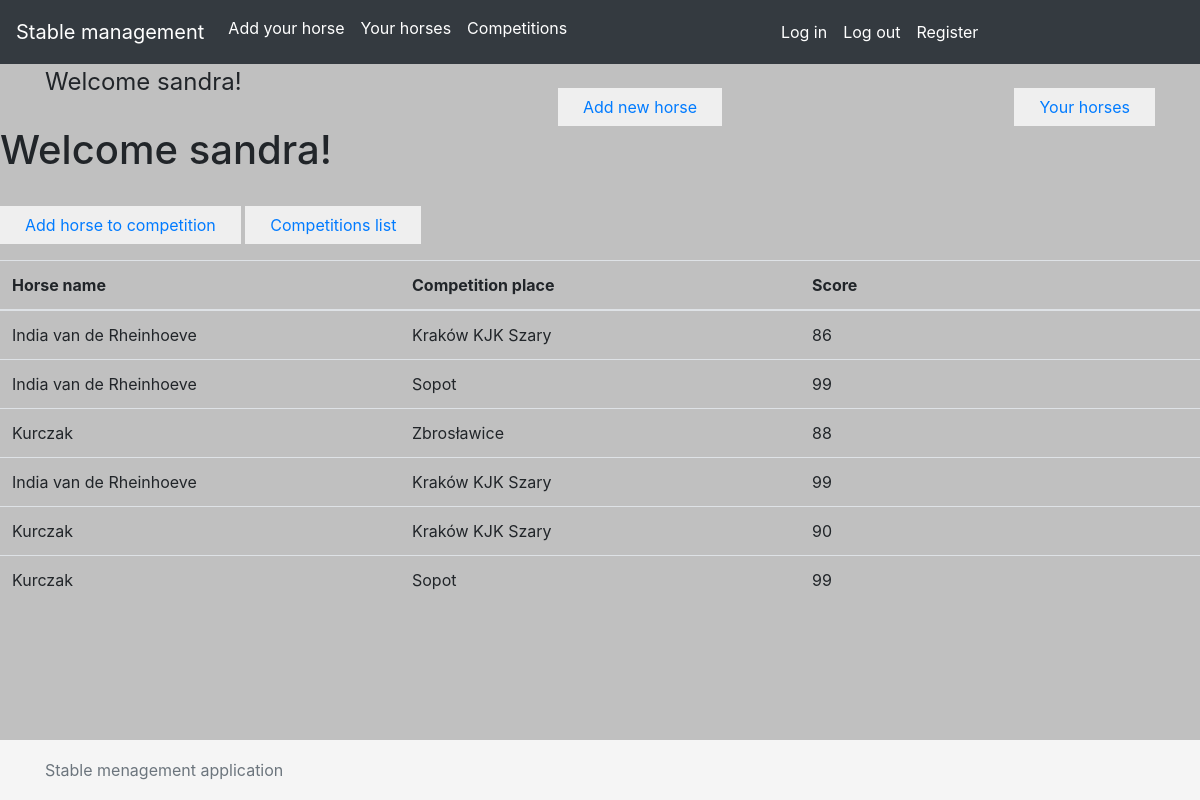
Screenshot of /stable_schedule/horse/competitions/summary/ (signed in) with the database file from the repository.
### stable_schedule/models.py (models this page shows)
class HorseCompetition(models.Model):
    horse = models.ForeignKey(Horse, on_delete=models.CASCADE)
    competition = models.ForeignKey(Competition, on_delete=models.CASCADE)
    score = models.IntegerField()

class Horse(models.Model):
    name = models.CharField (max_length=64)
    age = models.IntegerField()
    pedigree = models.CharField(max_length=100)
    owner = models.ForeignKey(User, on_delete=models.CASCADE, related_name='horses')
    competitions = models.ManyToManyField('Competition', related_name='horses')

class Competition(models.Model):
    place = models.CharField(max_length=64)
    date = models.DateField()

### stable_schedule/views.py (the view)
# urls.py: path('horse/competitions/summary/', views.HorseCompetitionView.as_view(), name='competition_summary'),
class HorseCompetitionView(View):
    def get(self, request):
        horsecompetitions = HorseCompetition.objects.all()
        return render(request, 'horsecompetitions_list.html', {'horsecompetitions': horsecompetitions})

### templates/horsecompetitions_list.html
{% extends 'base.html' %}
{% block content %}
    <h1>Welcome {{ user }}!</h1>
    <p><button class="btn btn-color rounded-0 mt-4 pl-4 pr-4">
                <a href="/stable_schedule/horse/competitions/add_horse/">Add horse to competition</a>
            </button>
                <button class="btn btn-color rounded-0 mt-4 pl-4 pr-4">
                <a href="/stable_schedule/horse/competitions/list/">Competitions list</a>
            </button>
    </p>
    <table class="table">
    <thead>
    <tr>
      <th scope="col" class="col-2">Horse name</th>
      <th scope="col" class="col-1">Competition place</th>
      <th scope="col" class="col-1">Score</th>
    </tr>
  </thead>
    <tbody>
    {%  for horsecompetition in horsecompetitions %}
    <tr>
      <td class="col-2">
          {{ horsecompetition.horse.name }}<br>
      </td>
        <td class="col-2"> {{ horsecompetition.competition.place }}
        </td>
        <td class="col-2">{{ horsecompetition.score }}
        </td>
    </tr>
      {% endfor %}
  </tbody>
</table>
{% endblock %}

### templates/base.html (shortened to what this page needs)
<!DOCTYPE html>
{% load static %}
<html lang="en">
<head>
  <link rel="stylesheet" href="https://maxcdn.bootstrapcdn.com/bootstrap/4.0.0/css/bootstrap.min.css">
</head>
<body style="background-color:silver">
<nav class="navbar navbar-expand-lg navbar navbar-dark bg-dark">
  <a class="navbar-brand" href="/">Stable management</a>
  <div class="collapse navbar-collapse" id="navbarNavAltMarkup">
    <div class="navbar-nav">
        <a class="nav-item nav-link active" href="/stable_schedule/horse/new/">Add your horse<span class="sr-only">(current)</span></a>
      <a class="nav-item nav-link active" href="/stable_schedule/horse/list/">Your horses<span class="sr-only">(current)</span></a>
        <a class="nav-item nav-link active" href="/stable_schedule/horse/competitions/list/">Competitions<span class="sr-only">(current)</span></a><br><br>
    </div>
  </div>
    <div class="collapse navbar-collapse" id="navbarNavAltMarkup">
    <div class="navbar-nav">
        <a class="nav-item nav-link active" href="/accounts/login/">Log in<span class="sr-only">(current)</span></a>
        <a class="nav-item nav-link active" href="/accounts/logout/">Log out<span class="sr-only">(current)</span></a>
        <a class="nav-item nav-link active" href="/accounts/register/">Register<span class="sr-only">(current)</span></a>
    </div>
    </div>
</nav>
<section class="section-more padding-small">
    <div class="container d-flex justify-content-between">
        <div class="mr-4">
    <span style="font-size: x-large">Welcome {{ user }}!</span>
        </div>
        <div>
            <button class="btn btn-color rounded-0 mt-4 pl-4 pr-4">
                <a href="/stable_schedule/horse/new/">Add new horse</a>
            </button>
        </div>
                <div>
            <button class="btn btn-color rounded-0 mt-4 pl-4 pr-4">
                <a href="/stable_schedule/horse/list/">Your horses</a>
            </button>
        </div>
    </div>
</section>
{% block content %}
{% endblock %}
<footer class="footer">
      <div class="container">
        <span class="text-muted">Stable menagement application</span>
      </div>
    </footer>
</body>
</html>

### templates/base.html (style rules this page uses)
.footer { position: absolute; bottom: 0; width: 100%; height: 60px; line-height: 60px; background-color: #f5f5f5; }

### rows the page displays
HorseCompetition: horse.name "India van de Rheinhoeve", competition.place "Kraków KJK Szary", score "86"
HorseCompetition: horse.name "India van de Rheinhoeve", competition.place "Sopot", score "99"
HorseCompetition: horse.name "Kurczak", competition.place "Zbrosławice", score "88"
HorseCompetition: horse.name "India van de Rheinhoeve", competition.place "Kraków KJK Szary", score "99"
HorseCompetition: horse.name "Kurczak", competition.place "Kraków KJK Szary", score "90"
HorseCompetition: horse.name "Kurczak", competition.place "Sopot", score "99"

### other values shown
{{ user }} "sandra"
